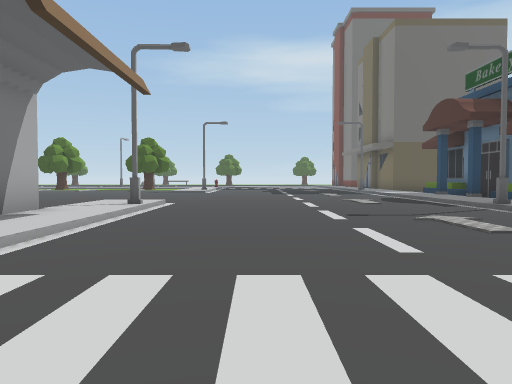
[1] (above)

24 first-person views from a walk through a Unity game level. The camera is 1.2 m above the floor, tilts 2° down and sees 70° across. The floor is counted in squares, 2 m on a side. Each view is taken from the middle of a square. On the plan, view 1 faces up. The plan holds only what a view shows up to about 10 squares ahead; the rest is blank. The place goes on beyond the plan. The player is left out. Some animated figures are left out. Some surface patterns are stand-ins.

[2]
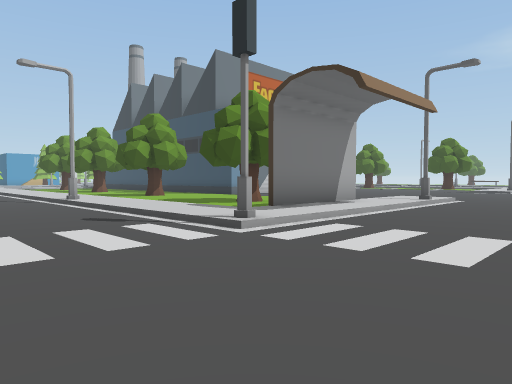

[3]
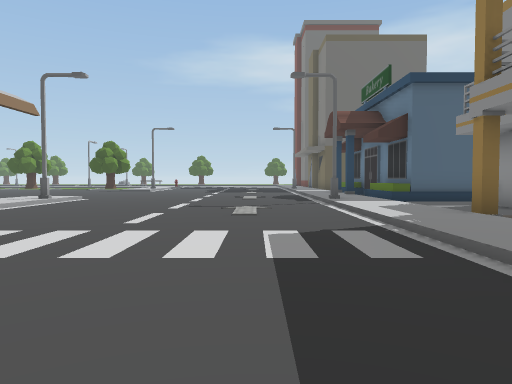

[4]
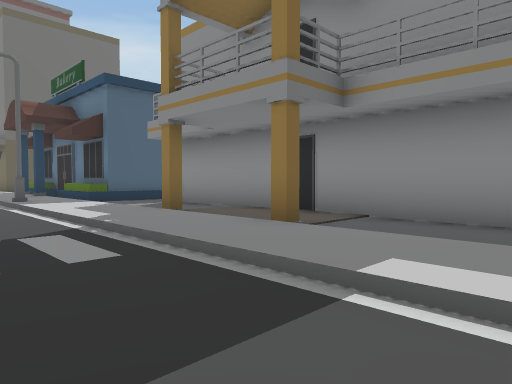

[5]
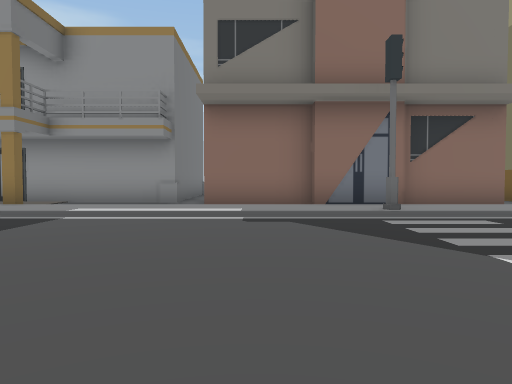

[6]
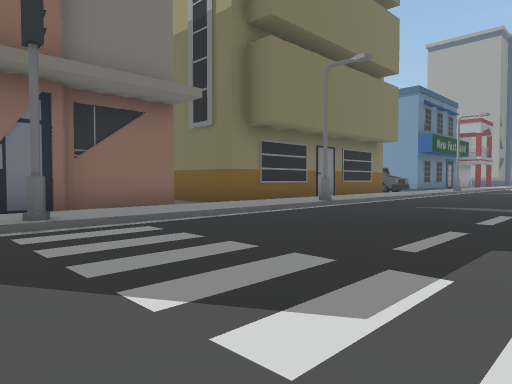

[7]
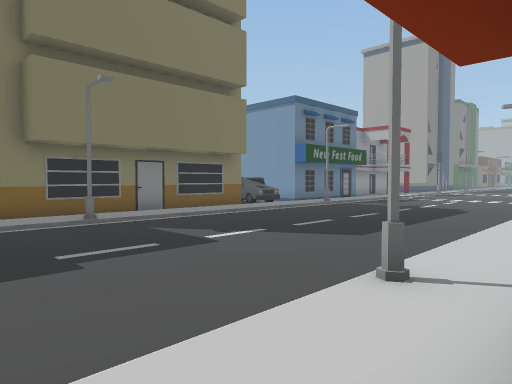

[8]
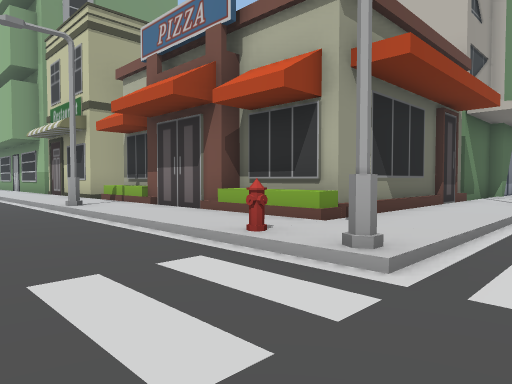

[9]
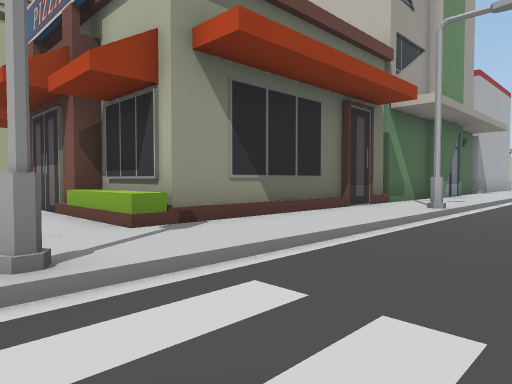

[10]
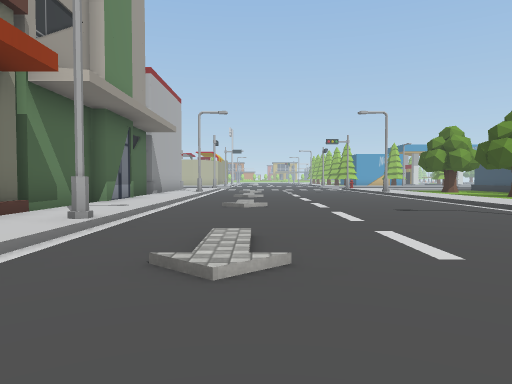

[11]
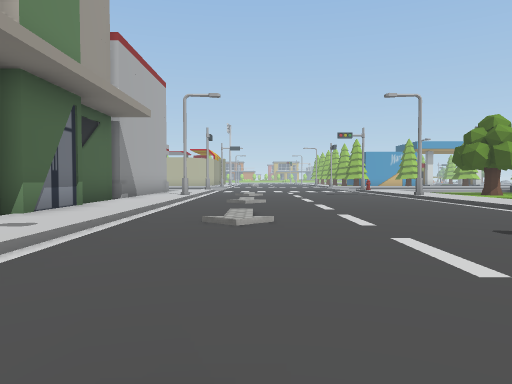

[12]
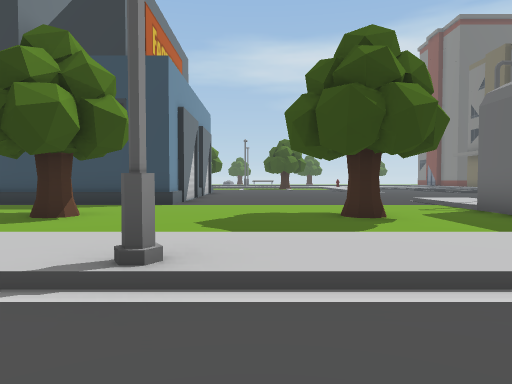

[13]
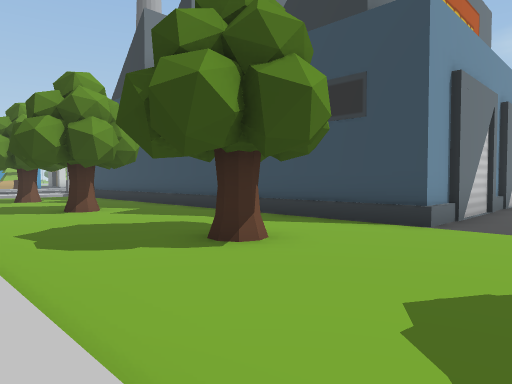

[14]
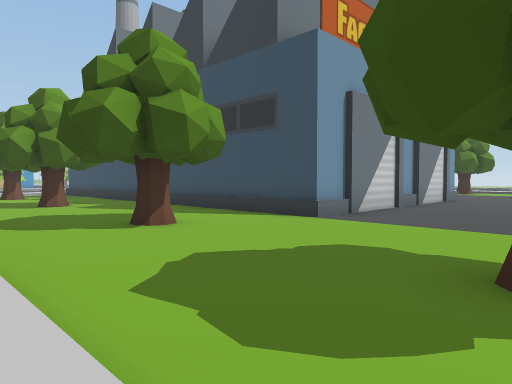

[15]
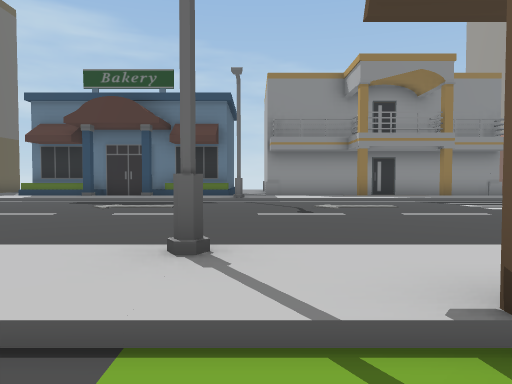

[16]
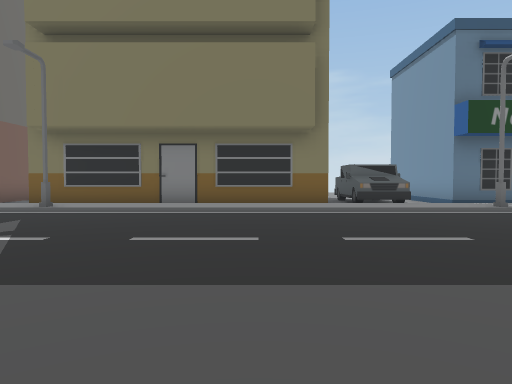

[17]
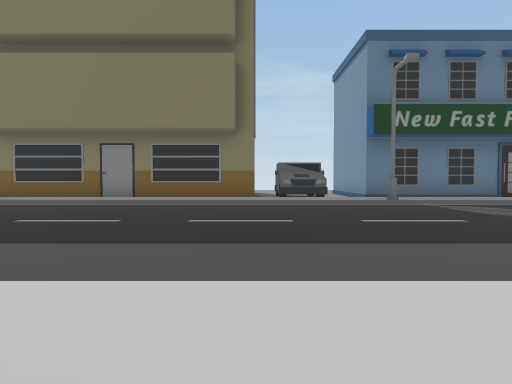

[18]
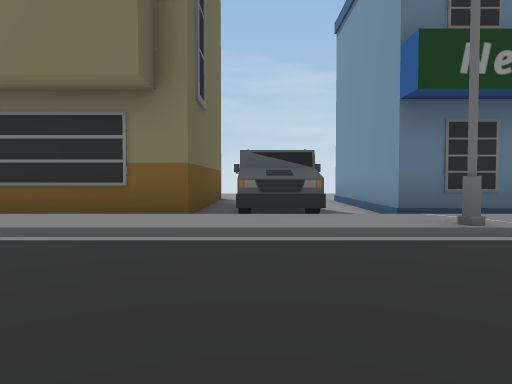

[19]
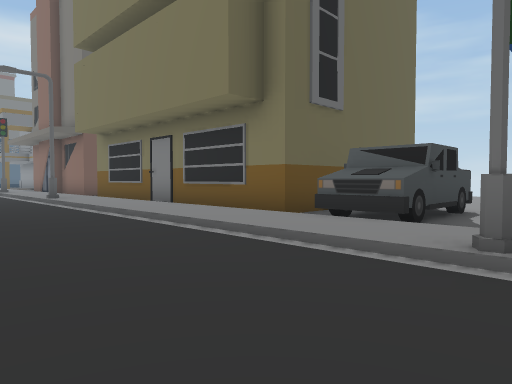

[20]
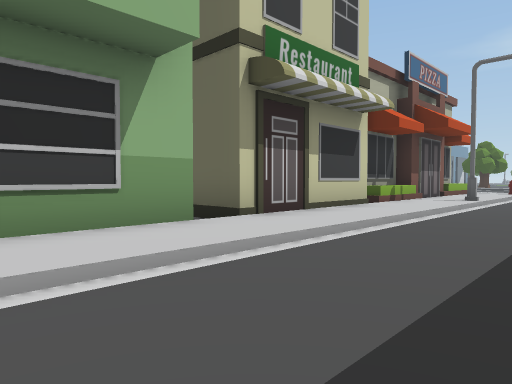

[21]
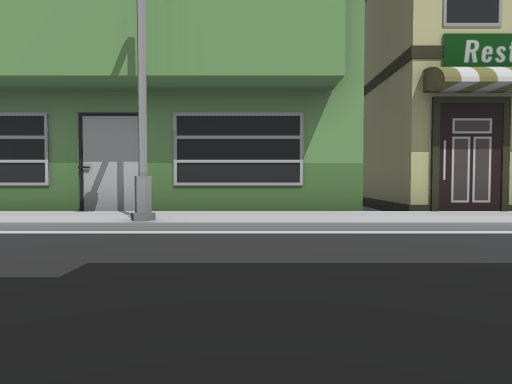

[22]
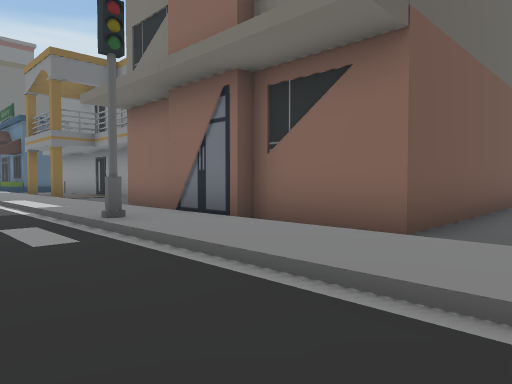

[23]
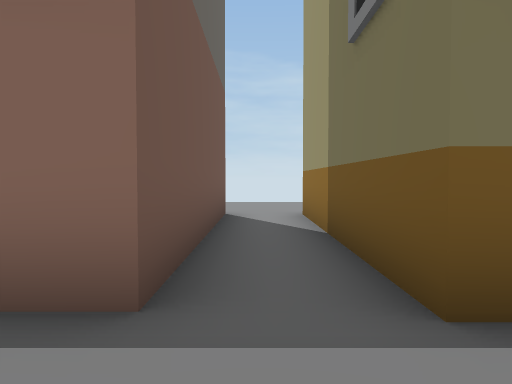

[24]
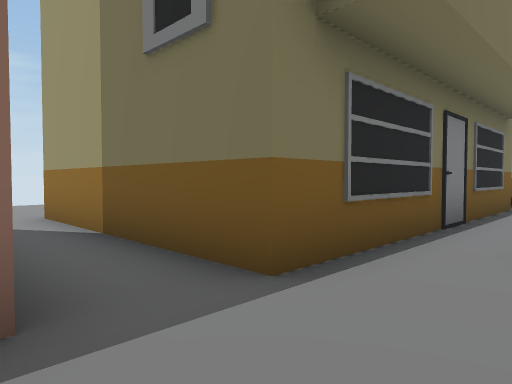

### Floor plan
Key: @ floor where view 1 was taken; # wall or solid block; . main floor; : floor 0.25 m higher than the main floor; + floor 1 m higher than the main floor; / step, stairs or slope; B building; S streetlight; T tree; H hydrant; O other object.
Columns run from 17 left of view 1 to 16 right of it. Each row starts with its distance up from view 1.
 11       BB..       ...../
 10       BB.....  ......./BB
  9    B  BB......//....../:B
  8 BBBBBBBB......:/....../:BBB
  7 ..............:S......S:..
  6 .............O:/....../:..#
  5 .T....T....T.O:/....../:..#
  4 .............O:/....../:#.#
  3  .............:/....../:..#
  2 :::::::::::::::/....../:..#
  1 ////////S/////#/....../#..#
  0 .................@..../:..#
 -1 ....................../:..#
 -2 ............   ......./:..#
 -3 .............    ...../:B
 -4  ...//................/:B
 -5 ....................../:B
 -6 ////////S/////#/......#:B
 -7 :::::::::::::/:/....../:B
 -8 #BBBBBBBBBBBB+H/....../:B
 -9        B    B+:/....../:BBBBBB..
-10        B     B:/....../:.........
-11              B:/....../:BBBBBB....
-12              B:S......S:B       ..
-13              B:/....../:B
-14              B:/....../:B
-15             BB:/....../:B
-16              B:/....../:B
-17              B:/....../:B
-18            BBB:/....../:B
-19            ...:/....../:BBBBBB
-20              B:/....../:OO ...
-21              B:/....../:OOO...
-22              B:S......S:BBBBB
-23              B:/....../:B
-24              B:/    ../:B

Where each view was taken, in squares from view 1:
view 1: 0 up, 0 right, facing up
view 2: 2 down, 1 right, facing up-left
view 3: 2 down, 3 right, facing up
view 4: 2 down, 3 right, facing up-right
view 5: 4 down, 1 left, facing right
view 6: 5 down, 0 right, facing down-right
view 7: 9 down, 4 left, facing down-right
view 8: 5 down, 0 right, facing down-left
view 9: 4 down, 2 left, facing down-left
view 10: 4 down, 4 left, facing left
view 11: 4 down, 7 left, facing left
view 12: 1 down, 8 left, facing up
view 13: 2 up, 8 left, facing up-left
view 14: 2 up, 6 left, facing up-left
view 15: 7 up, 5 left, facing right
view 16: 17 down, 3 left, facing right
view 17: 19 down, 4 left, facing right
view 18: 20 down, 1 right, facing right
view 19: 23 down, 2 right, facing up-right
view 20: 22 down, 0 right, facing up-left
view 21: 21 down, 2 right, facing left
view 22: 11 down, 3 right, facing up-right
view 23: 10 down, 5 right, facing right
view 24: 9 down, 5 right, facing down-right
